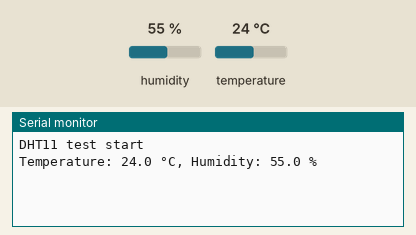
Simulated run of this sketch. Board: ESP32-C3. Shown: the last lines printed to the serial monitor. The inputs (shaded band) are chosen by the test bench; at power-on: humidity 55 %, temperature 24 °C.

Above: at 2.2 s.
2.3 s: humidity set to 22 %
At 3.7 s:
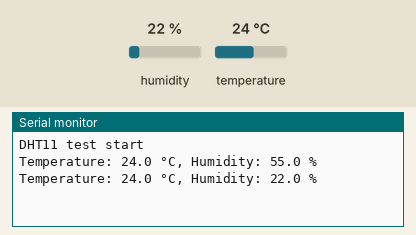
5.0 s: temperature set to 12 °C
At 6.1 s:
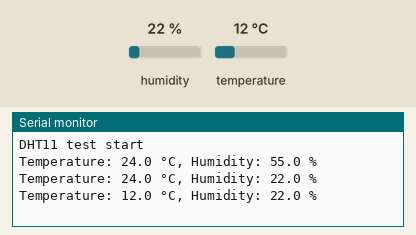
7.7 s: humidity set to 40 %
At 9.7 s:
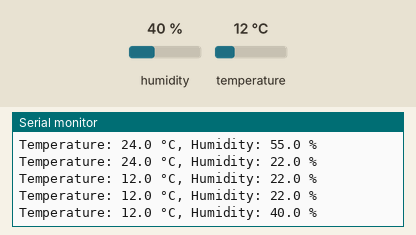
Timing chart, 0 to 11.2 s (numbered marks = the images above; inputs shaded):
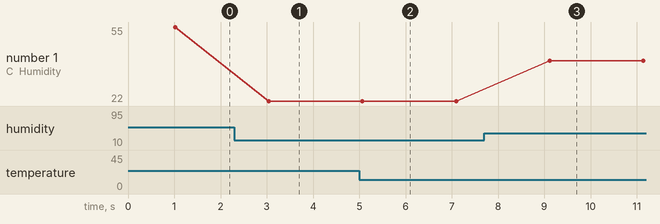

Measured:
- after the input at 2.3 s, the serial monitor: prints a new line after 0.75 s (image 1)
- after the input at 5.0 s, the serial monitor: prints a new line after 0.07 s (image 2)
- after the input at 7.7 s, the serial monitor: prints a new line after 1.4 s (image 3)
- plotted number 1: 55 → 22 after the input at 2.3 s, 22 → 40 after the input at 7.7 s

The sketch:

lolin_c3_mini_dht11.ino
```cpp
#include <DHT.h>

#define DHT_PIN 1
#define DHT_TYPE DHT11

DHT dht(DHT_PIN, DHT_TYPE);

void setup() {
    Serial.begin(115200);
    delay(1000);

    dht.begin();

    Serial.println("DHT11 test start");
}

void loop() {
    float humidity = dht.readHumidity();
    float temperature = dht.readTemperature();

    if (isnan(humidity) || isnan(temperature)) {
        Serial.println("Failed to read from DHT11");
        delay(2000);
        return;
    }

    Serial.print("Temperature: ");
    Serial.print(temperature, 1);
    Serial.print(" °C, Humidity: ");
    Serial.print(humidity, 1);
    Serial.println(" %");

    delay(2000);
}
```
